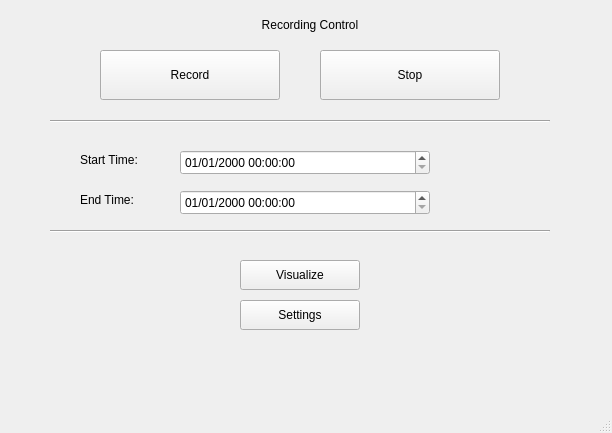
<?xml version="1.0" encoding="UTF-8"?>
<ui version="4.0">
 <class>MainWindow</class>
 <widget class="QMainWindow" name="MainWindow">
  <property name="geometry">
   <rect>
    <x>0</x>
    <y>0</y>
    <width>612</width>
    <height>433</height>
   </rect>
  </property>
  <property name="windowTitle">
   <string>Minimalist Recorder</string>
  </property>
  <widget class="QWidget" name="centralwidget">
   <widget class="QLabel" name="titleLabel">
    <property name="geometry">
     <rect>
      <x>200</x>
      <y>10</y>
      <width>220</width>
      <height>30</height>
     </rect>
    </property>
    <property name="text">
     <string>Recording Control</string>
    </property>
    <property name="alignment">
     <set>Qt::AlignCenter</set>
    </property>
   </widget>
   <widget class="QPushButton" name="recordButton">
    <property name="geometry">
     <rect>
      <x>100</x>
      <y>50</y>
      <width>180</width>
      <height>50</height>
     </rect>
    </property>
    <property name="text">
     <string>Record</string>
    </property>
   </widget>
   <widget class="QPushButton" name="stopButton">
    <property name="geometry">
     <rect>
      <x>320</x>
      <y>50</y>
      <width>180</width>
      <height>50</height>
     </rect>
    </property>
    <property name="text">
     <string>Stop</string>
    </property>
   </widget>
   <widget class="QFrame" name="line1">
    <property name="geometry">
     <rect>
      <x>50</x>
      <y>120</y>
      <width>500</width>
      <height>2</height>
     </rect>
    </property>
    <property name="frameShape">
     <enum>QFrame::HLine</enum>
    </property>
    <property name="frameShadow">
     <enum>QFrame::Sunken</enum>
    </property>
   </widget>
   <widget class="QLabel" name="startDateLabel">
    <property name="geometry">
     <rect>
      <x>80</x>
      <y>150</y>
      <width>100</width>
      <height>20</height>
     </rect>
    </property>
    <property name="text">
     <string>Start Time:</string>
    </property>
   </widget>
   <widget class="QDateTimeEdit" name="startDateEdit">
    <property name="geometry">
     <rect>
      <x>180</x>
      <y>150</y>
      <width>250</width>
      <height>25</height>
     </rect>
    </property>
    <property name="displayFormat">
     <string>dd/MM/yyyy HH:mm:ss</string>
    </property>
   </widget>
   <widget class="QLabel" name="endDateLabel">
    <property name="geometry">
     <rect>
      <x>80</x>
      <y>190</y>
      <width>100</width>
      <height>20</height>
     </rect>
    </property>
    <property name="text">
     <string>End Time:</string>
    </property>
   </widget>
   <widget class="QDateTimeEdit" name="endDateEdit">
    <property name="geometry">
     <rect>
      <x>180</x>
      <y>190</y>
      <width>250</width>
      <height>25</height>
     </rect>
    </property>
    <property name="displayFormat">
     <string>dd/MM/yyyy HH:mm:ss</string>
    </property>
   </widget>
   <widget class="QFrame" name="line2">
    <property name="geometry">
     <rect>
      <x>50</x>
      <y>230</y>
      <width>500</width>
      <height>2</height>
     </rect>
    </property>
    <property name="frameShape">
     <enum>QFrame::HLine</enum>
    </property>
    <property name="frameShadow">
     <enum>QFrame::Sunken</enum>
    </property>
   </widget>
   <widget class="QPushButton" name="visualizeButton">
    <property name="geometry">
     <rect>
      <x>240</x>
      <y>260</y>
      <width>120</width>
      <height>30</height>
     </rect>
    </property>
    <property name="text">
     <string>Visualize</string>
    </property>
   </widget>
   <widget class="QPushButton" name="settingsButton">
    <property name="geometry">
     <rect>
      <x>240</x>
      <y>300</y>
      <width>120</width>
      <height>30</height>
     </rect>
    </property>
    <property name="text">
     <string>Settings</string>
    </property>
   </widget>
  </widget>
  <widget class="QStatusBar" name="statusbar"/>
 </widget>
 <resources/>
 <connections/>
</ui>
